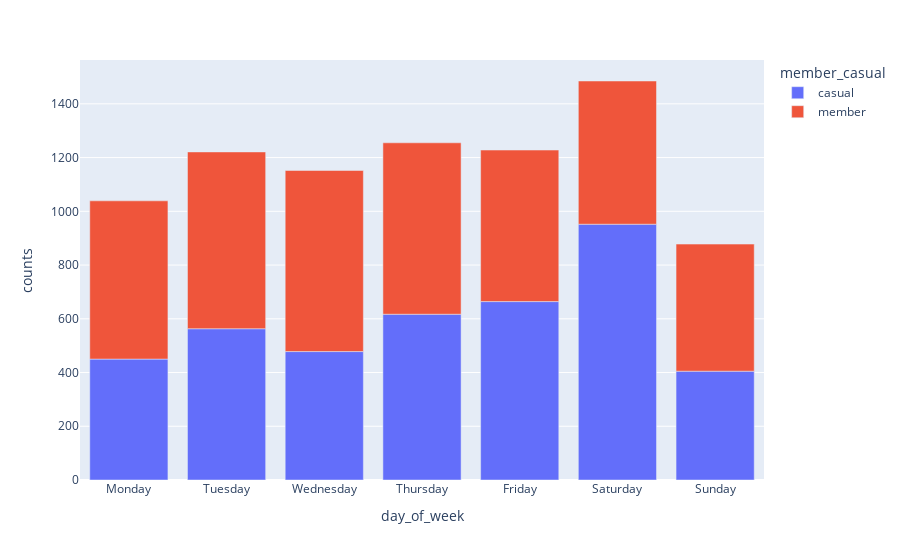

The notebook cell this image was saved under:
### Markdown cell above
**3) Do member bikers ride more on weekdays?**

### Code cell
df2 =  df_smote_final.groupby(by=["day_of_week", "member_casual"]).size().reset_index(name="counts")
map_week = {0: 'Monday', 1: 'Tuesday', 2:'Wednesday', 3:'Thursday',4:'Friday',5:'Saturday', 6:'Sunday'}
df2['day_of_week'] = df2['day_of_week'].map(map_week)
fig = px.bar(df2, x="day_of_week", y="counts",color="member_casual",)
fig.show()

### Figure 1 — Plotly figure (JSON) as saved in the notebook; plotly's stock layout.template omitted (floating-point values rounded to 4 significant figures)
{"data": [{"alignmentgroup": "True", "hovertemplate": "member_casual=casual<br>day_of_week=%{x}<br>counts=%{y}<extra></extra>", "legendgroup": "casual", "marker": {"color": "#636efa", "pattern": {"shape": ""}}, "name": "casual", "offsetgroup": "casual", "orientation": "v", "showlegend": true, "textposition": "auto", "type": "bar", "x": ["Monday", "Tuesday", "Wednesday", "Thursday", "Friday", "Saturday", "Sunday"], "xaxis": "x", "y": [450, 563, 478, 617, 664, 952, 405], "yaxis": "y"}, {"alignmentgroup": "True", "hovertemplate": "member_casual=member<br>day_of_week=%{x}<br>counts=%{y}<extra></extra>", "legendgroup": "member", "marker": {"color": "#EF553B", "pattern": {"shape": ""}}, "name": "member", "offsetgroup": "member", "orientation": "v", "showlegend": true, "textposition": "auto", "type": "bar", "x": ["Monday", "Tuesday", "Wednesday", "Thursday", "Friday", "Saturday", "Sunday"], "xaxis": "x", "y": [589, 658, 674, 638, 564, 533, 473], "yaxis": "y"}], "layout": {"barmode": "relative", "legend": {"title": {"text": "member_casual"}, "tracegroupgap": 0}, "margin": {"t": 60}, "xaxis": {"anchor": "y", "domain": [0, 1], "title": {"text": "day_of_week"}}, "yaxis": {"anchor": "x", "domain": [0, 1], "title": {"text": "counts"}}}}
